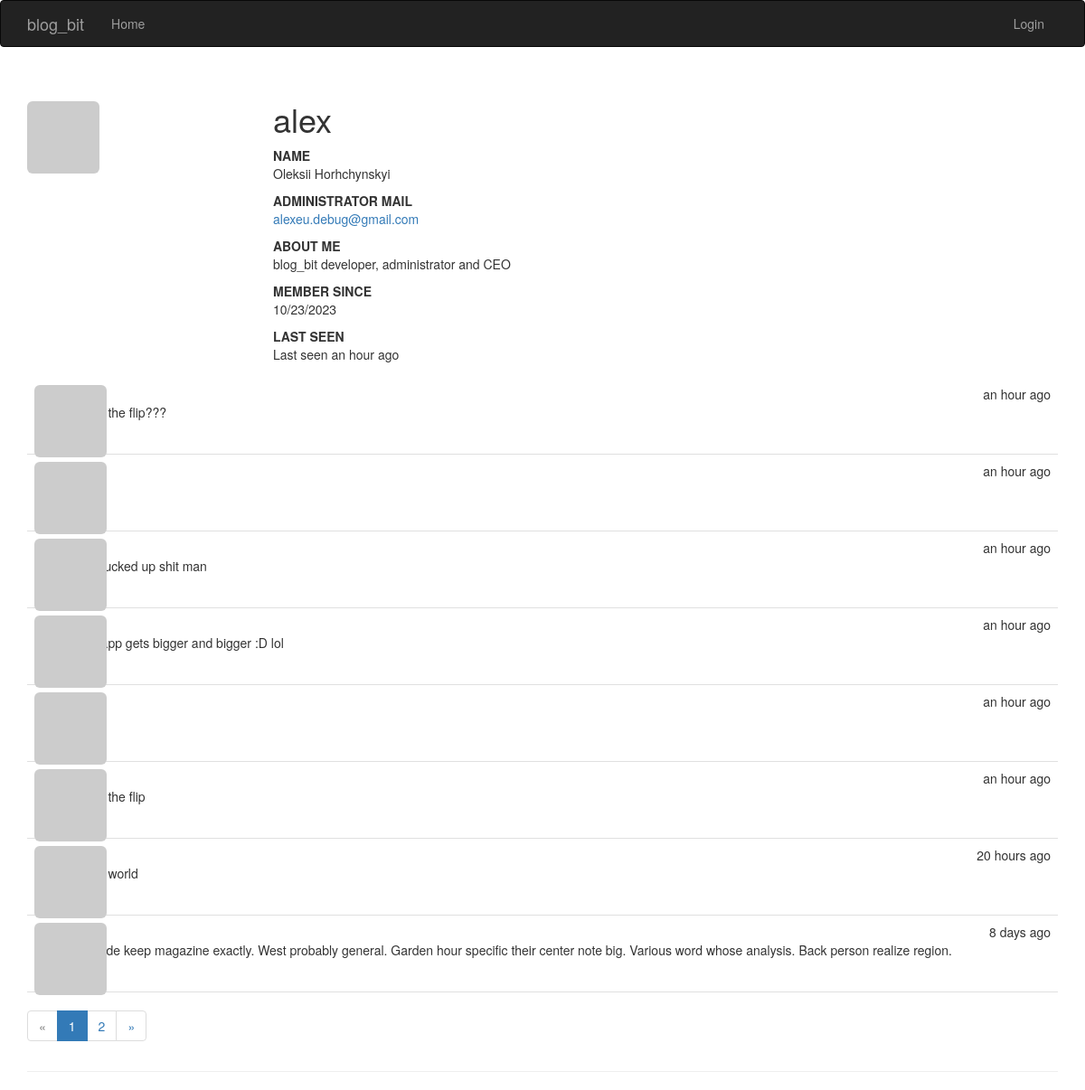
/profile/alex, run on the app's committed database.
### app/models.py (models this page shows, shortened)
class User(db.Model, UserMixin):
    id = db.Column(db.Integer, primary_key=True)
    username = db.Column(db.String(64), unique=True, index=True)
    name = db.Column(db.String(64))
    about_me = db.Column(db.Text())
    member_since = db.Column(db.DateTime(), default=datetime.utcnow)
    last_seen = db.Column(db.DateTime(), default=datetime.utcnow)
    email = db.Column(db.String(64), unique=True, index=True)
    password_hash = db.Column(db.String(128))
    pfp_hash = db.Column(db.String(32))
    confirmed = db.Column(db.Boolean, default=False)
    role_id = db.Column(db.Integer, db.ForeignKey('role.id'))
    posts = db.relationship('Post', backref='author', lazy='dynamic')
    @property
    def password(self):
        raise AttributeError('Password is not a readable attribute!')
    def can(self, perm):
        return self.role is not None and self.role.has_permission(perm)
    def is_administrator(self):
        return self.can(Permission.ADMIN)
    def get_pfp(self, size=100, image_gen='retro'):
        url = 'https://secure.gravatar.com/avatar'
        return f'{url}/{self.pfp_hash}?s={size}&d={image_gen}&r=g'

class Post(db.Model):
    id = db.Column(db.Integer, primary_key=True)
    body = db.Column(db.Text)
    timestamp = db.Column(db.DateTime, default=datetime.utcnow)
    author_id = db.Column(db.Integer, db.ForeignKey('user.id'))

### app/main/views.py (the view)
@main.route('/profile/<username>')
def profile(username):
    user = User.query.filter_by(username=username).first_or_404()
    page = request.args.get('page', default=1, type=int)
    pagination = user.posts.order_by(Post.timestamp.desc()).paginate(
        page=page,
        per_page=current_app.config['POSTS_PER_PAGE'],
    )
    posts = pagination.items
    return render_template('main/profile.html', user=user, posts=posts, pagination=pagination)

### app/auth/views.py (called while the page is built)
@auth.before_app_request
def before_request():
    current_user = flask_login.current_user
    if current_user.is_authenticated:
        current_user.ping()  # updating user last time seen property
        if not current_user.confirmed \
                and flask.request.blueprint != 'auth' \
                and flask.request.endpoint != 'static':
            return flask.redirect(flask.url_for('auth.unconfirmed'))

### app/models.py (called while the page is built)
    def has_permission(self, perm):
        return self.permissions & perm == perm

    def is_administrator(self):
        return False

### app/templates/main/profile.html (shortened to what this page needs)
{% extends 'base.html' %}
{% import 'main/_pagination_macros.html' as page_macro %}
{% block page_header %}
    <img class="img-rounded profile-thumbnail" src="{{ user.get_pfp(size=256) }}"
         alt="{{ user.username }} profile picture">
    <div class="profile-header">
        <h1>{{ user.username }}</h1>
        {% if user.name %}
            <b>NAME</b>
            <p>{{ user.name }}</p>
        {% endif %}
        {% if user.is_administrator() %}
            <b>ADMINISTRATOR MAIL</b>
            <p><a href="mailto:{{ user.email }}">{{ user.email }}</a></p>
        {% endif %}
        {% if user.about_me %}
            <b>ABOUT ME</b>
            <p>{{ user.about_me }}</p>
        {% endif %}
        <b>MEMBER SINCE</b>
        <p>
            {{ moment(user.member_since).format('L') }}
        </p>
        <b>LAST SEEN</b>
        <p>
            Last seen {{ moment(user.last_seen).fromNow() }}
        </p>
    </div>
    {% include 'main/_posts.html' %}
    {{ page_macro.pagination_widget(pagination, endpoint='main.profile', username=user.username) }}
{% endblock %}

### app/templates/base.html (shortened to what this page needs)
{% extends 'bootstrap/base.html' %}
{% block head %}
    {{ super() }}
    <link rel="stylesheet" type="text/css" href="{{ url_for('static', filename='styles.css') }}">
{% endblock %}
{% block navbar %}
    <div class="navbar navbar-inverse">
        <div class="container">
            <div class="navbar-header">
                <a class="navbar-brand" href={{ url_for('main.welcome') }}>blog_bit</a>
            </div>
            <div class="navbar-collapse collapse">
                <ul class="nav navbar-nav">
                    <li><a href={{ url_for('main.welcome') }}>Home</a></li>
                </ul>
                <ul class="nav navbar-nav navbar-right">
                    {% if current_user.is_authenticated %}
                        <li class="dropdown">
                            <a href="#" class="dropdown-toggle" data-toggle="dropdown">
                                <img src="{{ current_user.get_pfp(size=16) }}" alt="{{ current_user.username }} profile picture">
                                {{ current_user.username }}
                                <b class="caret"></b>
                            </a>
                            <ul class="dropdown-menu">
                                <li><a href={{ url_for('main.edit_profile') }}> Edit Profile</a></li>
                                <li><a href={{ url_for('auth.logout') }}>Logout</a></li>
                            </ul>
                        </li>
                    {% else %}
                        <li><a href={{ url_for('auth.login') }}>Login</a></li>
                    {% endif %}
                </ul>
            </div>
        </div>
    </div>
{% endblock %}
{% block content %}
    <div class="container">
        <div class="page-header">
            {% block page_header %}{% endblock %}
        </div>
    </div>
{% endblock %}

### app/templates/main/_pagination_macros.html
{% macro pagination_widget(pagination, endpoint) %}
<ul class="pagination">
    <li {% if not pagination.has_prev %} class="disabled" {% endif %}>
        <a href="{% if pagination.has_prev %} {{ url_for(endpoint, page=pagination.page - 1, **kwargs) }} {% else %} # {% endif %}">
            &laquo;
        </a>
    </li>
    {% for page in pagination.iter_pages() %}
        {% if page %}
            <li {% if page == pagination.page %} class="active" {% endif %}>
                <a href="{{ url_for(endpoint, page=page, **kwargs) }}">{{ page }}</a>
            </li>
        {% else %}
            <li class="disabled">
                <a href="#">&hellip;</a>
            </li>
        {% endif %}
    {% endfor %}
    <li {% if not pagination.has_next %} class="disabled" {% endif %}>
        <a href="{% if pagination.has_next %} {{ url_for(endpoint, page=pagination.page + 1, **kwargs) }} {% else %} # {% endif %}">
            &raquo;
        </a>
    </li>
</ul>
{% endmacro %}

### app/templates/main/_posts.html (shortened to what this page needs)
<ul class="posts">
    {% for post in posts %}
        <li class="post">
            <div class="profile-thumbnail">
                <a href="{{ url_for('main.profile', username=post.author.username) }}">
                    <img class="img-rounded profile-thumbnail"
                         src="{{ post.author.get_pfp(size=40) }}"
                         alt="{{ post.author.username }} profile picture">
                </a>
            </div>
            <div class="post-date">{{ moment(post.timestamp).fromNow() }}</div>
            <div class="post-author">
                <a href="{{ url_for('main.profile', username=post.author.username) }}">
                </a>
            </div>
            <div class="post-content">{{ post.body }}</div>
        </li>
    {% endfor %}
</ul>

### app/static/styles.css (style rules this page uses)
.profile-thumbnail { position: absolute; }
.profile-header { min-height: 272px; margin-left: 272px; }
ul.posts { list-style-type: none; padding: 0px; margin: 16px 0px 0px 0px; }
ul.posts li.post { padding: 8px; border-bottom: 1px solid #e0e0e0; }
div.post-date { float: right; }
div.post-author { margin-left: 48px; }
div.post-content { margin-left: 48px; min-height: 48px; }

### data on the page
User: username "alex", name "Oleksii Horhchynskyi", email "alexeu.debug@gmail.com", about_me "blog_bit developer, administrator and CEO", member_since "10/23/2023", last_seen "an hour ago"
Post: timestamp "an hour ago", body "what the flip???"
Post: timestamp "an hour ago"
Post: timestamp "an hour ago", body "this fucked up shit man"
Post: timestamp "an hour ago", body "this app gets bigger and bigger :D lol"
Post: timestamp "an hour ago"
Post: timestamp "an hour ago", body "what the flip"
Post: timestamp "20 hours ago", body "hello world"
Post: timestamp "8 days ago", body "Provide keep magazine exactly. West probably general. Garden hour specific their center note big. Various word whose analysis. Back person realize region."

### other printed values
{{ page }} "1" "2"
